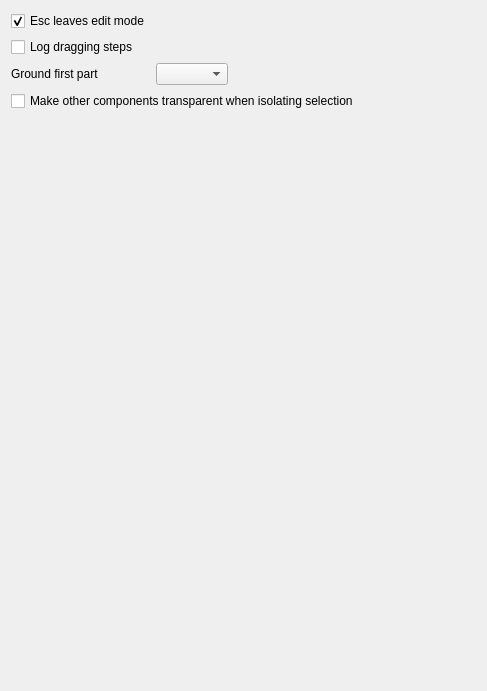
<?xml version="1.0" encoding="UTF-8"?>
<ui version="4.0">
 <class>AssemblyGui::DlgSettingsAssembly</class>
 <widget class="QWidget" name="AssemblyGui::DlgSettingsAssembly">
  <property name="geometry">
   <rect>
    <x>0</x>
    <y>0</y>
    <width>487</width>
    <height>691</height>
   </rect>
  </property>
  <property name="windowTitle">
   <string>General</string>
  </property>
  <layout class="QGridLayout" name="verticalLayout_1">
   <item row="0" column="0">
    <widget class="Gui::PrefCheckBox" name="checkBoxEnableEscape">
     <property name="toolTip">
      <string>Allows leaving edit mode when pressing the Esc key</string>
     </property>
     <property name="text">
      <string>Esc leaves edit mode</string>
     </property>
     <property name="checked">
      <bool>true</bool>
     </property>
     <property name="prefEntry" stdset="0">
      <cstring>LeaveEditWithEscape</cstring>
     </property>
     <property name="prefPath" stdset="0">
      <cstring>Mod/Assembly</cstring>
     </property>
    </widget>
   </item>
   <item row="1" column="0">
    <widget class="Gui::PrefCheckBox" name="checkBoxSolverDebug">
     <property name="toolTip">
      <string>Log the dragging steps of the solver. Useful to report a bug.
The files are named "runPreDrag.asmt" and "dragging.log" and are located in the default directory of std::ofstream (on Windows it's the desktop)</string>
     </property>
     <property name="text">
      <string>Log dragging steps</string>
     </property>
     <property name="checked">
      <bool>false</bool>
     </property>
     <property name="prefEntry" stdset="0">
      <cstring>LogSolverDebug</cstring>
     </property>
     <property name="prefPath" stdset="0">
      <cstring>Mod/Assembly</cstring>
     </property>
    </widget>
   </item>
   <item row="2" column="0">
    <widget class="QLabel" name="groundFirstPartLabel">
     <property name="text">
      <string>Ground first part</string>
     </property>
    </widget>
   </item>
   <item row="2" column="1">
    <widget class="QComboBox" name="groundFirstPart">
     <property name="toolTip">
      <string>When inserting the first part in the assembly, it can be grounded automatically</string>
     </property>
     <property name="currentIndex">
      <number>0</number>
     </property>
    </widget>
   </item>
   <item row="2" column="2">
    <spacer name="horSpacer">
     <property name="orientation">
      <enum>Qt::Horizontal</enum>
     </property>
     <property name="sizeHint" stdset="0">
      <size>
       <width>20</width>
       <height>20</height>
      </size>
     </property>
    </spacer>
   </item>
   <item row="3" column="0" colspan="3">
    <widget class="QCheckBox" name="isolateTransparent">
     <property name="text">
      <string>Make other components transparent when isolating selection</string>
     </property>
     <property name="toolTip">
      <string>Other components remain visible but cannot be picked in the 3D view</string>
     </property>
    </widget>
   </item>
   <item row="4" column="0">
    <spacer name="verticalSpacer">
     <property name="orientation">
      <enum>Qt::Vertical</enum>
     </property>
     <property name="sizeHint" stdset="0">
      <size>
       <width>20</width>
       <height>217</height>
      </size>
     </property>
    </spacer>
   </item>
  </layout>
 </widget>
 <customwidgets>
  <customwidget>
   <class>Gui::PrefCheckBox</class>
   <extends>QCheckBox</extends>
   <header>Gui/PrefWidgets.h</header>
  </customwidget>
 </customwidgets>
 <resources/>
 <connections/>
</ui>
